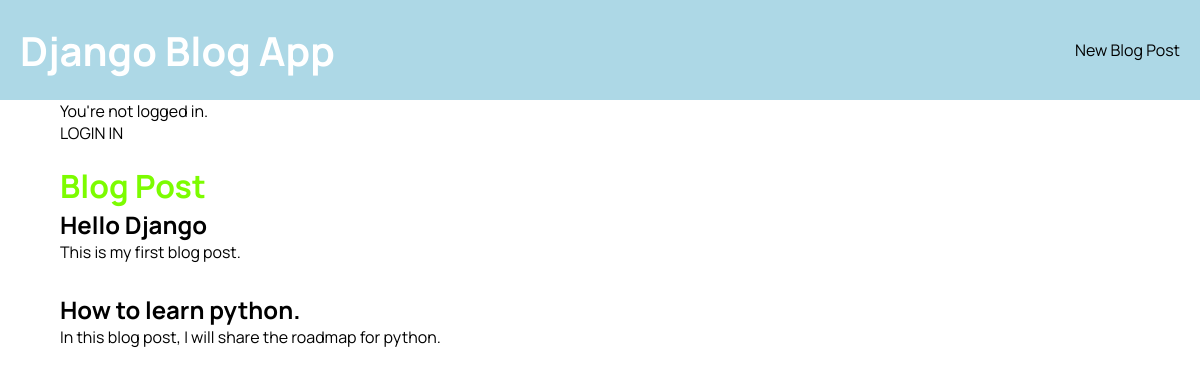
Before: / with the older database file.
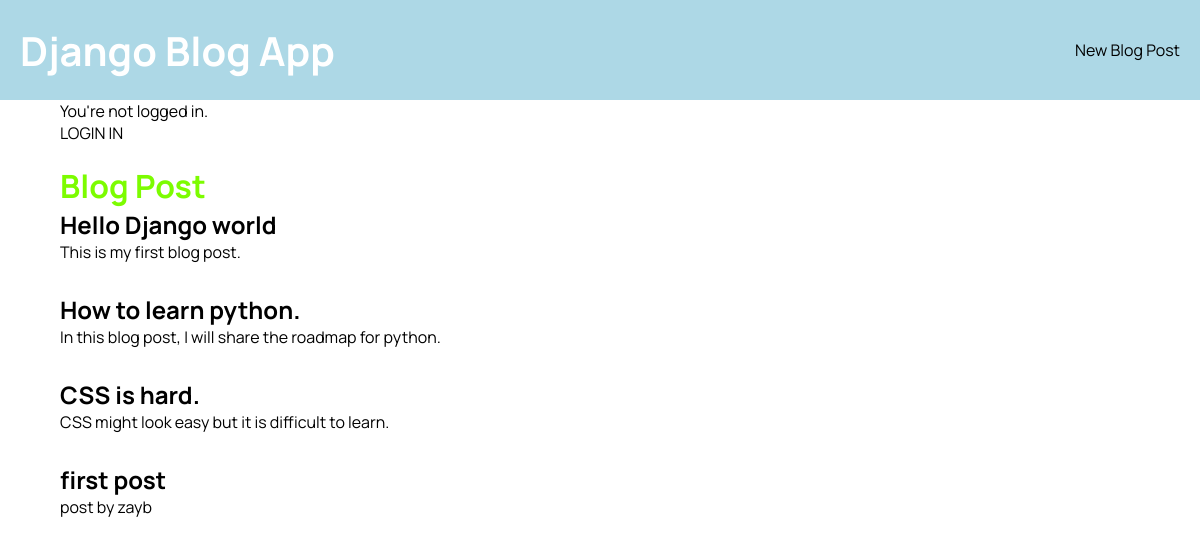
After: the same page with the newer database file.
### blog/models.py (models this page shows, shortened)
class Post(models.Model):
    title = models.CharField(max_length=200)
    author = models.ForeignKey('auth.user', on_delete=models.CASCADE)
    body = models.TextField()

### blog/views.py (the view)
# urls.py: path('', BlogListView.as_view(), name='home'),
class BlogListView(ListView):
    model = Post
    template_name = "home.html"
    context_object_name = 'blogs_post_list'

### blog/templates/home.html
{% extends "base.html" %}
{% block content %}
    <div class="blogs">
        <h1 class="title">Blog Post</h1>
        <div class="blog__list">
        {% for post in blogs_post_list  %}
            <div class="blog__card">
                <h2><a href="{% url 'post_detail' post.pk %}">{{ post.title}}</a></h2>
                <p>{{ post.body }}</p>
            </div>
        {% endfor %}
        </div>
    </div>
{% endblock content %}

### blog/templates/base.html (shortened to what this page needs)
<!DOCTYPE html>
<html>
<head>
     {% load static %}
    <link rel="stylesheet" type="text/css" href="{% static 'blog/base.css' %}">
</head>
<body>
    <header>
        <h1 class="header__logo"><a href="{% url 'home' %}">Django Blog App</a></h1>
        <a href="{% url 'post_new' %}">New Blog Post</a>
    </header>
    <main class="container">
        {% if user.is_authenticated %}
        <p style="text-transform: capitalize; color:red;">Hello {{ user.username }}</p>
         <a href="{% url 'logout' %}">LOG OUT</a>
        {% else %}
            <p>You're not logged in.</p>
            <a href="{% url 'login' %}">LOGIN IN</a>
        {% endif %}
        {% block content %}
        {% endblock content %}
    </main>
</body>
</html>

### blog/static/blog/base.css (style rules this page uses)
* { margin: 0; padding: 0; box-sizing: border-box; }
html { scroll-behavior: smooth; }
body { font-family: 'Manrope', sans-serif; }
a { text-decoration: none; color: black; }
header { max-width: 100%; height: 100px; background-color: lightblue; padding: 20px; display: flex; flex-direction: row; justify-content: space-between; align-items: center; }
.container { width: 90%; margin: 0 auto; }
.header__logo a { color: white; font-size: 2.5rem; }
.title { color: lawngreen; }
.blogs { margin-top: 20px; }
.blog__list { display: flex; flex-direction: column; gap: 30px; }

Changed rows visible on the page:
changed Post "This is my first blog post.": title "Hello Django" → "Hello Django world"
added Post: title "CSS is hard.", body "CSS might look easy but it is difficult to learn."
added Post: title "first post", body "post by zayb"
